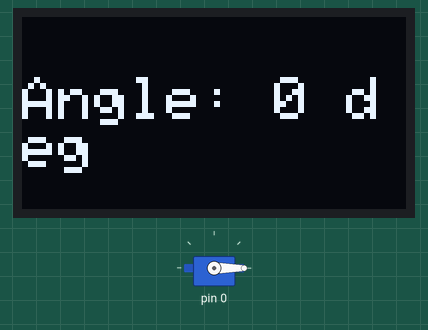
Recording of a sketch running on a simulated Arduino Uno, built for the host (arithmetic inside an expression is 32-bit, double 64-bit). On the bench: servo, 128×64 one-colour display.

Above: at 0.1 s.
At 7.5 s:
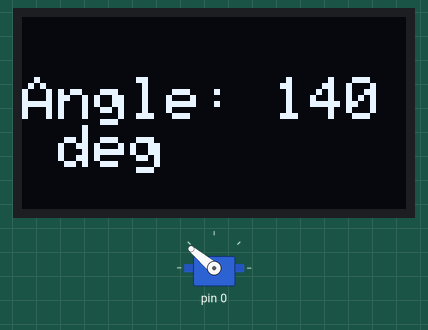
At 14.8 s:
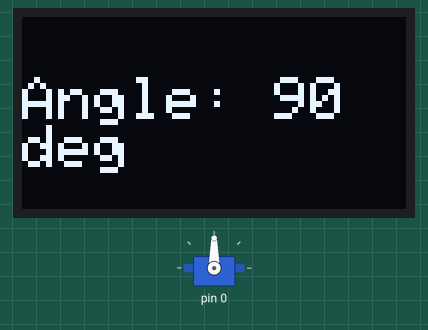
At 29.5 s:
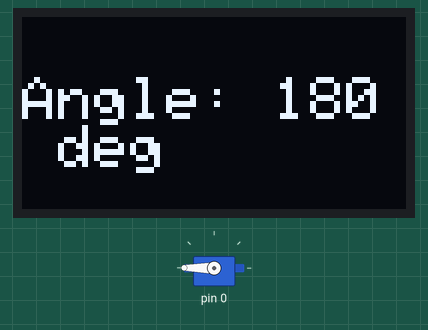
Timing chart, 0 to 40.0 s (numbered marks = the images above):
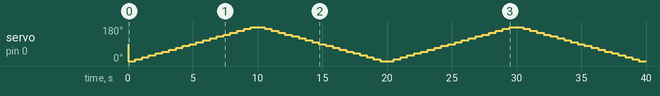

Measured:
- what the display in image 1 shows lasts 0.5 s, from 7.4 s to 7.9 s

The sketch:

DisplayShowingAngle.ino
```cpp
#include <Servo.h>
#include <Wire.h>
#include <Adafruit_GFX.h>
#include <Adafruit_SSD1306.h>

#define SCREEN_WIDTH 128
#define SCREEN_HEIGHT 64

Adafruit_SSD1306 display(SCREEN_WIDTH, SCREEN_HEIGHT, &Wire, -1);
Servo myservo;

int pos = 0;

void setup() {
  myservo.attach(PA0);        // Servo signal pin
  Wire.begin();               // I2C begin

  display.begin(SSD1306_SWITCHCAPVCC, 0x3C); // I2C address usually 0x3C
  display.clearDisplay();
  display.setTextSize(2);
  display.setTextColor(SSD1306_WHITE);
}

void loop() {


  while (1){
for (pos = 0; pos <= 180; pos += 10) {
    myservo.write(pos);
    showAngle(pos);
    delay(500);
  }

  for (pos = 180; pos >= 0; pos -= 10) {
    myservo.write(pos);
    showAngle(pos);
    delay(500);
  }
  }  // halt after one sweep
}

void showAngle(int angle) {
  display.clearDisplay();
  display.setCursor(0, 20);
  display.print("Angle: ");
  display.print(angle);
  display.print(" deg");
  display.display();
}
```
